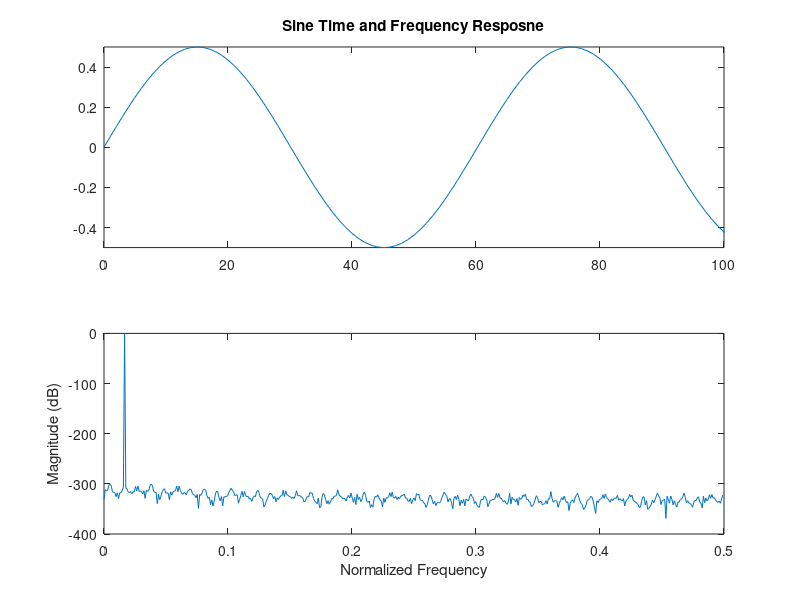
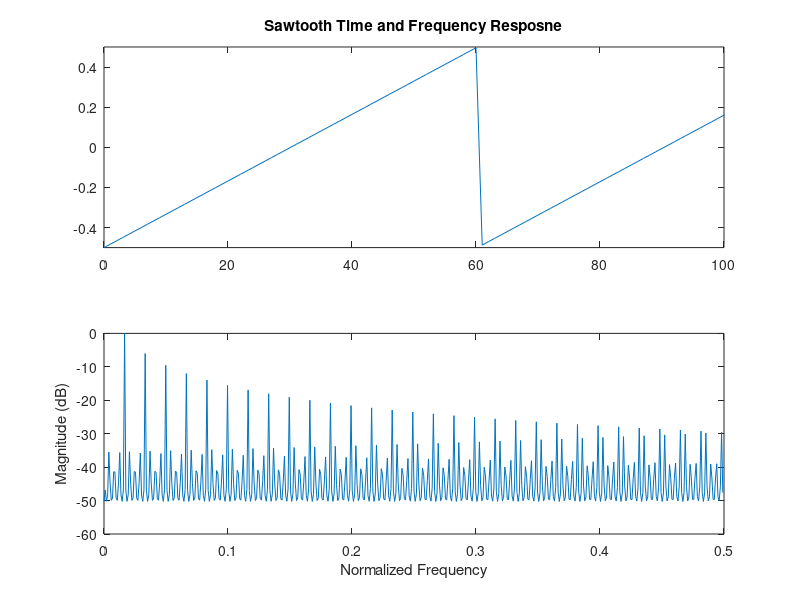
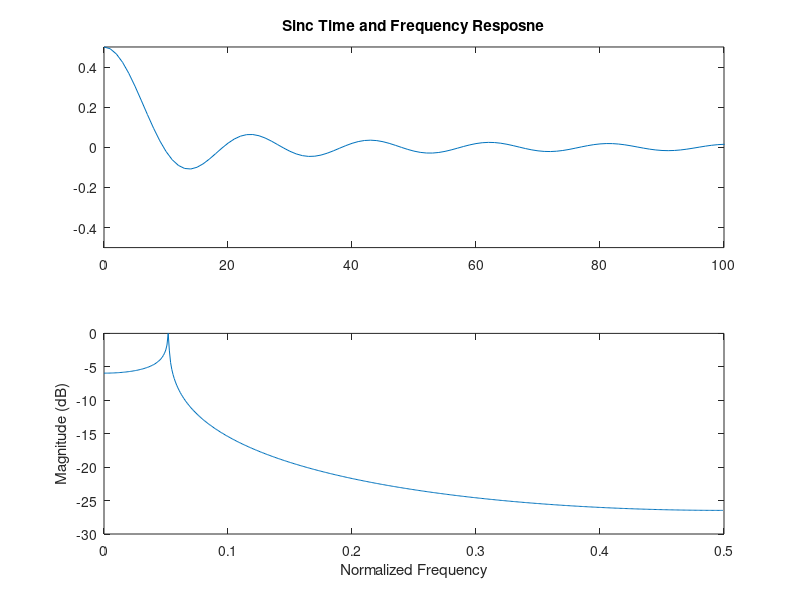

Source code (MATLAB) for these figures, in order:
%%%%%%%%%%%%%%%%%%%%%%%%%%%%%%%%%%%%%%%%%%%%%%%
%
%  The Ideal FFT Plotter
%
%  Created by Jon Guerber, June 23, 2009
%
%%%%%%%%%%%%%%%%%%%%%%%%%%%%%%%%%%%%%%%%%%%%%%%


% The FFT function in Matlab is useful for translating a time domain
% waveform into its frequency domain representation.  While a simple idea,
% the process of coding this can be awkward the first time.  Here are some
% sample wavforms and their frequency domain representations.  





%%% When taking an FFT, there are a couple of important rules to remember:

% 1.  The number of points or samples taken in the time domain waveform
% should be in the set of 2^N.  Common sample numbers include 64, 1024, and
% 16384.

% 2.  Within the number of points taken, there should be an integer number
% of periods.  This is becasue the FFT creates "frequency bins" from 1 to
% the number of points taken.  If the total periods is not an interger, it
% won't fall into a bin.  If this is impossible to accomplish, consider
% windowing.

% 3.  Make sure that the interger number of periods from stap 2 is a prime
% number.  This ensures nothing "folds" down from higher frequencies into
% your signal (or noise) bin.  

% 4.  The FFT output is discrete so its symmetric.  This means you really
% only have to plot the first half of the wavform (unless you do something
% funky).

% 5.  If you have a signal and noise plot, you can find the SNR by sorting
% the frequency bins and dividing the biggest frequency bin by the sum of
% all the others. 

% 6.  Feel free to ask me if you have questions.  I don't know everything,
% but I can typically point you to people who do!  Have fun



clc


%%%%%%%% Sine Ideal Time and Frequency Response  %%%%%%%%%%

B = 10;                                        % The number of points (2^B)
Vref = 1;

s = ((sin(2*pi*17/(2^B)*[0:((2^B)-1)]))/2);    % Create a sine wave with frequency in bin #17
f=(0:1:(2^B)-1)*(1);                           % Normalize the index values of the Sine wave  between 0 and 1
fftout = abs(fft((s)))/(2^B);                  % Take the B-point FFT
fftoutdB = 20*log10(fftout/(max(fftout)));     % Normalize the fft to the input tone and evaluate in dB


Power = abs(fftout.*conj(fftout));
Power_Sort = sort(Power(2:end/2),'descend');
Sig_Power = Power_Sort(1);
Harm_Power = sum(Power_Sort(2:end));
SNR_Sine = 10*log10(Sig_Power/Harm_Power)


figure(1)
subplot(211)
plot(f,s)
title('Sine Time and Frequency Resposne')
axis([0 100 -.5 .5])
subplot(212)
plot(f(1:(2^B)/2)/(2^B),fftoutdB(1:(2^B)/2));  % Plot the fft
xlabel('Normalized Frequency')
ylabel('Magnitude (dB)')

figure(2)




%%%%%%%% Sawtooth Ideal Time and Frequency Response  %%%%%%%%%%

B = 10;
Vref = 1;

s = ((sawtooth(2*pi*17/(2^B)*[0:((2^B)-1)]))/2);   % Create a sine wave with frequency in bin #17
f=(0:1:(2^B)-1)*(1);                           % Normalize the index values of the Sine wave  between 0 and 1
fftout = abs(fft((s)))/(2^B);                  % Take the B-point FFT
fftoutdB = 20*log10(fftout/(max(fftout)));     % Normalize the fft to the input tone and evaluate in dB

Power = abs(fftout.*conj(fftout));
Power_Sort = sort(Power(2:end/2),'descend');
Sig_Power = Power_Sort(1);
Harm_Power = sum(Power_Sort(2:end));
SNR_Saw = 10*log10(Sig_Power/Harm_Power)

subplot(211)
plot(f,s)
title('Sawtooth Time and Frequency Resposne')
axis([0 100 -.5 .5])
subplot(212)
plot(f(1:(2^B)/2)/(2^B),fftoutdB(1:(2^B)/2));  % Plot the fft
xlabel('Normalized Frequency')
ylabel('Magnitude (dB)')
figure(3)


%%%%%%%% Sinc Ideal Time and Frequency Response  %%%%%%%%%%

B = 10;
Vref = 1;

s = ((sinc(2*pi*17/(2^B)*[0:((2^B)-1)]))/2);   % Create a sine wave with frequency in bin #17
f=(0:1:(2^B)-1)*(1);                           % Normalize the index values of the Sine wave  between 0 and 1
fftout = abs(fft((s)))/(2^B);                  % Take the B-point FFT
fftoutdB = 20*log10(fftout/(max(fftout)));     % Normalize the fft to the input tone and evaluate in dB


subplot(211)
plot(f,s)
title('Sinc Time and Frequency Resposne')
axis([0 100 -.5 .5])
subplot(212)
plot(f(1:(2^B)/2)/(2^B),fftoutdB(1:(2^B)/2));  % Plot the fft
xlabel('Normalized Frequency')
ylabel('Magnitude (dB)')






















